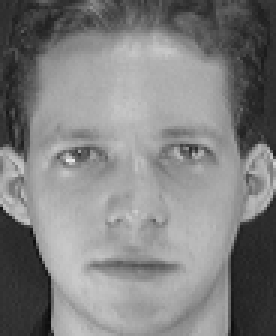
#> input picture orl_faces/s1/1.pgm, 92 x 112 px (shown 3 times larger)
$ python factorizer.py -in orl_faces/s1 -out out   (Python 2 division)
#> lines starting #> are read from the running program, lines starting #| are printed output that depends on the picture
### nmf_support.py
#!/usr/bin/env python

import cv2
import numpy as np
from numpy import linalg as LA
import math

import Cprojection

import sys

def get_V(dir_name):
	"""
	Read images in a directory (non-recursively) in to a matrix V.
	Each column of V represents a image.

	Parameters:
		dir_name:	directory name
	Returns:
		V:		The output matrix
		h, w:	height and width of each image in the dataset. This
				information is useful when doing visualization
	"""
#> called with dir_name = 'orl_faces/s1'

	# [5 lines of commented-out code are left out]

	import os

	paths = []
	for dirname, subdirs, filenames in os.walk(dir_name):

		if len(subdirs) != 0:
			continue

		for fname in filenames:
			_, ext = fname.split('.')
			if ext in ['jpg', 'png', 'pgm']:
				paths.append(dirname + '/' + fname)

	# print len(paths)
	# print paths

	V_cols = len(paths)
	h, w = cv2.imread(paths[0], 0).shape
#> h = 112; w = 92
	V_rows = h * w
#> V_rows = 10304

	V = np.empty((V_rows, V_cols), dtype=float)

	for i in range(len(paths)):
		img = cv2.imread(paths[i], 0)
#> img is the input picture: shape (112, 92); min 11, max 234, mean 128.3
		V[:, i] = cv2.imread(paths[i], 0).flatten()


	# print V.shape
	# sys.exit(0)

	return (V, h, w)


def initial_WH(W_rows, W_cols, H_rows, H_cols):
	"""
	Initialize 2 matrices W and H

	Parameters:
		W_rows, W_cols:	shape of W
		H_rows, H_cols:	shape of H
	Returns:
		(W, H):	The output matrices
	"""

	W = np.random.rand(W_rows, W_cols) + 1e-20
	H = np.random.rand(H_rows, H_cols) + 1e-20
	# initialize each row of H to have unit energy
	H_norm = np.sqrt((H*H).sum(axis=1))
	H = H / H_norm.reshape(H.shape[0], 1)
	return (W, H)


# [24 lines left out: function train_multiplicative, not called in this run]


def train(V, W, H, W_sparse=0.5, H_sparse=0.5, muW=0.01, muH=0.01, iternum=1000):
	"""
	NMF with sparseness constraint on W

	Parameters:
		V, W, H: 	input matrices
		W_sparse: 	sparseness constraint on W
		mu_W: 		learning rate for W
		iternum: 	number of iterations
	Returns:
		(W, H):	The output matrices

	"""

	dim = W.shape[0]
	num_basis = W.shape[1]

	# if sparseness contraint on W, project each col of W to be nneg, unchanged L2
	if W_sparse != -1:
		assert(W_sparse >= 0 and W_sparse <= 1)
		print "project each col of W to be nneg with unchanged L2 norm"
		project_matrix_col(W, W_sparse, 'unchanged')
	if H_sparse != -1:
		assert(H_sparse >= 0 and H_sparse <= 1)
		project_matrix_row(H, H_sparse, 'unit')
		print "project each row of H to be nneg with unit L2 norm"
		project_matrix_row(H, H_sparse, 'unit')

	for i in range(iternum):
		print "iteration %d" % i

		# update W
		if W_sparse != -1:
			print "update W"
			old_error = obj_error(V, W, H)
			while(1):

				newW = W - muW * (np.dot(W, H) - V).dot(H.T)
				project_matrix_col(newW, W_sparse, 'unchanged')
				new_error = obj_error(V, newW, H)

				if new_error <= old_error:
					print "new error %f" % new_error
					break

				muW /= 2
				print "half muW to %f" % muW
				if muW < 1e-10:
					print "Algorithm converged"
					return (W, H)

			muW *= 1.2
			W = newW
		else:
			print "update W"
			W = W * np.dot(V, H.T) / W.dot(H).dot(H.T)
			print "new error %f" % obj_error(V, W, H)

		# update H
		if H_sparse != -1:
			print "update H"
			old_error = obj_error(V, W, H)
			while(1):
				newH = H - muH * np.dot(W.T, (np.dot(W, H) - V))
				newH_norm = np.sqrt((newH*newH).sum(axis=1))
				newH = newH / newH_norm.reshape(H.shape[0], 1)
				project_matrix_row(newH, H_sparse, 'unit')
				new_error = obj_error(V, W, newH)

				if new_error <= old_error:
					print "new error %f" % new_error
					break

				muH /= 2
				print "half muH to %f" % muH
				if muH < 1e-10:
					print "Algorithm converged"
					return (W, H)

			muH *= 1.2
			H = newH
		else:
			print "update H"
			H = H * np.dot(W.T, V) / np.dot(W.T, W).dot(H)

			# normalize each row of H and scale W correspondingly
			H_norm = np.sqrt((H*H).sum(axis=1))
			H = H / H_norm.reshape(H.shape[0], 1)
			W = W * H_norm.reshape(1, H.shape[0])
			print "new error %f" % obj_error(V, W, H)

	return (W, H)


def obj_error(V, W, H):
	"""
	Compute approximation mean square error between V and W*H.

	Parameters:
		V, W, H:    input matrices
		error:      average approximation error
	"""

	error = ((V-np.dot(W, H)) * (V-np.dot(W, H))).sum() / (V.shape[0] * V.shape[1])
	return error


def visualize(W, height, width, path):
	"""
	Visualize matrix W: store each column as a basis image

	Parameters:
		W:		input matrices
		path:	path to output directory
		height:	height of each basis image
		width:	width of each basis image
	Returns:
		imgs:			list of basis images
		concat_basis:	basis images shown in a single mat
	"""
	if path[-1] != '/':
		path = path + '/'

	num_basis = W.shape[1]
	imgs = []

	#----------------------------------------------------------------
	# Get basis image
	#----------------------------------------------------------------
	for i in range(num_basis):
		img = W[:, i]
		if img.min() < 0: # this if clause is added when visualize eigenfaces
			img = img - img.min()

		img = img * 255 / img.max()
		img[img>255] = 255
		# img[img<0] = 0
		img = 255 - img.astype(np.uint8).reshape((height, width))

		cv2.imwrite(path + str(i) + '.pgm', img)
		imgs.append(img)

	#---------------------------------------------------------------
	# concatenate basis images to one single image for comparison
	#---------------------------------------------------------------
	ch = int(math.sqrt(num_basis))
	cw = ch
	pad_d = 0

	if ch * cw < num_basis:
		ch = ch + 1
		pad_d = ch * cw - num_basis
	assert ch * cw >= num_basis

	# print cw, ch, pad_d
	# print 'num_basis', num_basis

	concat_rows = []
	for i in range(ch-1):
		concat_r = reduce(lambda m1, m2: np.hstack((m1, m2)), imgs[i*cw : (i+1)*cw])
		# print concat_r.shape
		concat_rows.append(concat_r)

	concat_r = reduce(lambda m1, m2: np.hstack((m1, m2)), imgs[(ch-1)*cw :])

	if pad_d != 0:
		concat_r = np.pad(concat_r, ((0, 0), (0, pad_d*width)), mode='constant')
		# print 'last: ', concat_r.shape
		# print pad_d
	concat_rows.append(concat_r)

	# sys.exit(0)

	concat_basis = reduce(lambda m1, m2: np.vstack((m1, m2)), concat_rows)
	cv2.imwrite(path + "basis_imgs.pgm", concat_basis)

	return (imgs, concat_basis)


# [84 lines left out: functions sparseness, L1_for_sparseness, project_matrix_col, project_matrix_row, not called in this run]

### factorizer.py
#!/usr/bin/env python

#--------------------------------------------------------------------------------
# cmd line examples:
# 	(1) ./factorizer.py -h 									(for help information)
# 	(2) ./factorizer.py -in ../../cbcl_faces/train/face 	(required)
# 						-out output 						(required)
# 						-m 0								(default is 0)
# 						-i 1000 							(default is 2000)
# 						-n 36 								(default is 36)
# 	(3) ./factorizer.py --input_path ../../cbcl_faces/train/face
# 						--output_path output
# 						--mode 0
# 						--num_iterations 1000
# 						--num_basis 36
# 	(2) and (3) is the same
#
# For more detail, please use './factorizer.py -h'.
#
# Also notice that only mode 0 (i.e. standard nmf) is implemented now.
# Mode 1, 2, 3 (i.e. nmf with sparseness constraint) will do nothing.
#

import cv2
import numpy as np
import argparse
import math

from nmf_support import *

import sys, os


if __name__ == '__main__':

	#------------------------------------------------------
	# Args parser
	#------------------------------------------------------

	parser = argparse.ArgumentParser(description='Do NMF with sparseness constraint.')
	parser.add_argument('--num_basis', '-n',
						action='store', type=int, default=36,
						help='number of basis, default=36')
	parser.add_argument('--W_sparseness', '-W',
						action='store', type=float, default=-1,
						help='sparseness (0~1) applied on W (default: -1 for no constraint)')
	parser.add_argument('--H_sparseness', '-H',
						action='store', type=float, default=-1,
						help='sparseness (0~1) applied on H (default: -1 for no constraint)')
	parser.add_argument('--mu_W', '-mW',
						action='store', type=float, default=0.01,
						help='learining rate for W (default: 0.01 only used under constraint)')
	parser.add_argument('--mu_H', '-mH',
						action='store', type=float, default=0.01,
						help='learining rate for H (default: 0.01 only used under constraint)')
	parser.add_argument('--input_path', '-in',
						action='store', type=str, required=True,
						help='path to dataset directory')
	parser.add_argument('--output_path', '-out',
						action='store', type=str, required=True,
						help='path to output directory')
	parser.add_argument('--num_iterations', '-i',
						action='store', type=int, default=1000,
						help='number of iterations. (default: 1000)')

	# args = parser.parse_args('-in ../../cbcl_faces/train/face -out output -i 1000 -n 36 -m 0'.split())
	args = parser.parse_args()

	if not os.path.exists(args.input_path):
		print "[ERROR] " + args.input_path + "does not exit!!"
		sys.exit(0)

	if not os.path.exists(args.output_path):
		print "Create output directory " + args.output_path
		os.makedirs(args.output_path)

	# Initialize V
	V, img_height, img_width = get_V(args.input_path)
#> V = 10304 pairs, first value 11 to 234, second value 1 to 217; img_height = 112; img_width = 92

	# Initialize W and H
	W_rows, H_cols = V.shape
#> W_rows = 10304; H_cols = 2
	H_rows = W_cols = args.num_basis
	W, H = initial_WH(W_rows, W_cols, H_rows, H_cols)

	# NMF with/without sparse constraint
	newW, newH = train(V, W, H, args.W_sparseness, args.H_sparseness, args.mu_W, args.mu_H, args.num_iterations)
#> the loop in train, `for i in range(iternum):` made 1000 passes
#> (printed output is left out)
#> after the loop in train, `for i in range(iternum):`: muH = 0.01
#> newH = 36 pairs, first value 0.00899 to 0.999, second value 0.0386 to 1

	imgs, concat_basis = visualize(newW, img_height, img_width, args.output_path)
#> the loop in visualize, `for i in range(num_basis):` made 36 passes
#> pass 1, in visualize, `img = 255 - img.astype(np.uint8).reshape((height, width))`:
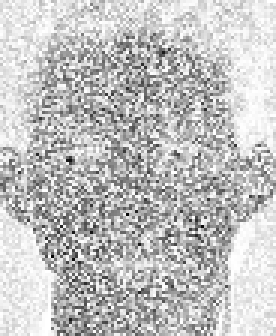
#> img: shape (112, 92) (shown 3 times larger); min 1, max 255, mean 193.4
#> pass 3, in visualize, `img = 255 - img.astype(np.uint8).reshape((height, width))`:
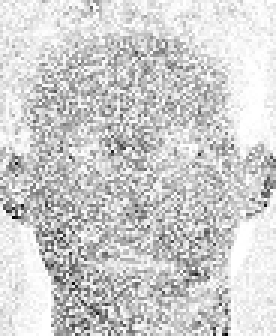
#> img: shape (112, 92) (shown 3 times larger); min 0, max 255, mean 206.9
#> after the loop in visualize, `for i in range(num_basis):`:
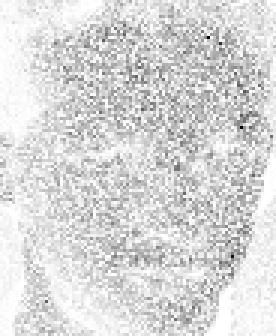
#> img: shape (112, 92) (shown 3 times larger); min 0, max 255, mean 216.7
#> after the loop in visualize, `for i in range(num_basis):`: imgs = 36 items
#> the loop in visualize, `for i in range(ch-1):` made 5 passes
#> pass 1, in visualize, `concat_r = reduce(lambda m1, m2: np.hstack((m1, m2)), imgs[i*cw : (i+1..`:
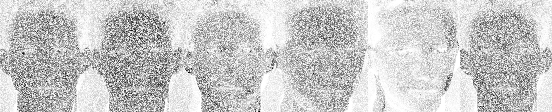
#> concat_r: shape (112, 552); min 0, max 255, mean 201
#> pass 3, in visualize, `concat_r = reduce(lambda m1, m2: np.hstack((m1, m2)), imgs[i*cw : (i+1..`:
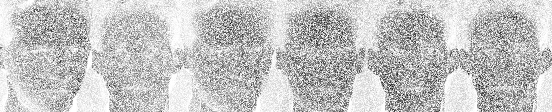
#> concat_r: shape (112, 552); min 0, max 255, mean 196
#> after the loop in visualize, `for i in range(ch-1):`: concat_rows = 5 items
#> in visualize, `concat_r = reduce(lambda m1, m2: np.hstack((m1, m2)), imgs[(ch-1)*cw :])`:
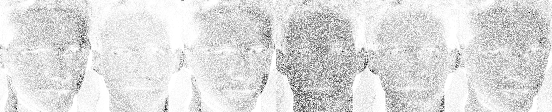
#> concat_r: shape (112, 552); min 0, max 255, mean 221.7
#> in visualize, `concat_basis = reduce(lambda m1, m2: np.vstack((m1, m2)), concat_rows)`:
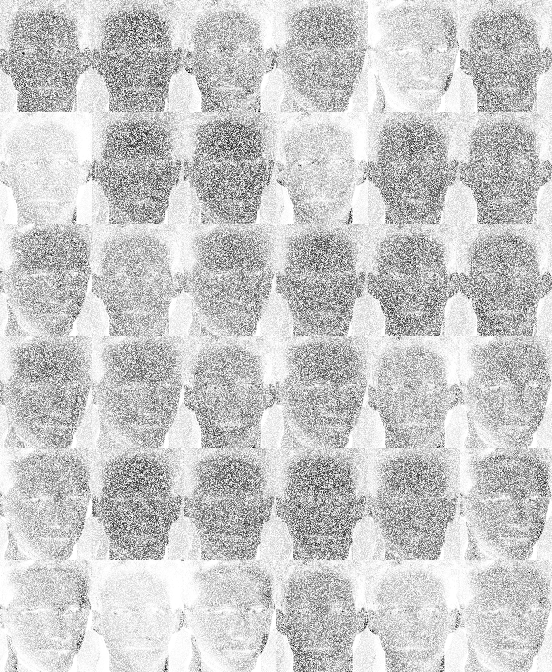
#> concat_basis: shape (672, 552); min 0, max 255, mean 202.5
#> imgs = 36 items

	#cv2.imshow("basis", concat_basis)
	#cv2.waitKey(0)

	#sys.exit(0)
